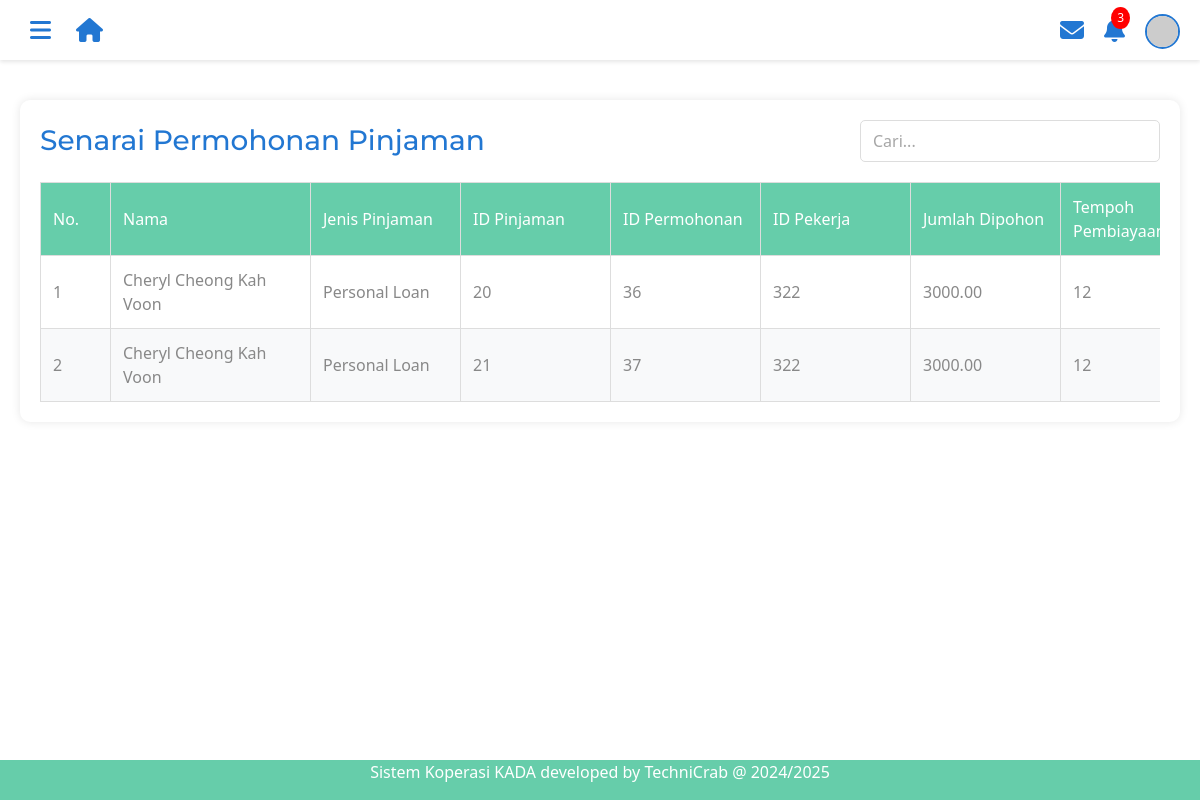
The app's page /senaraipembiayaan.php, older data.
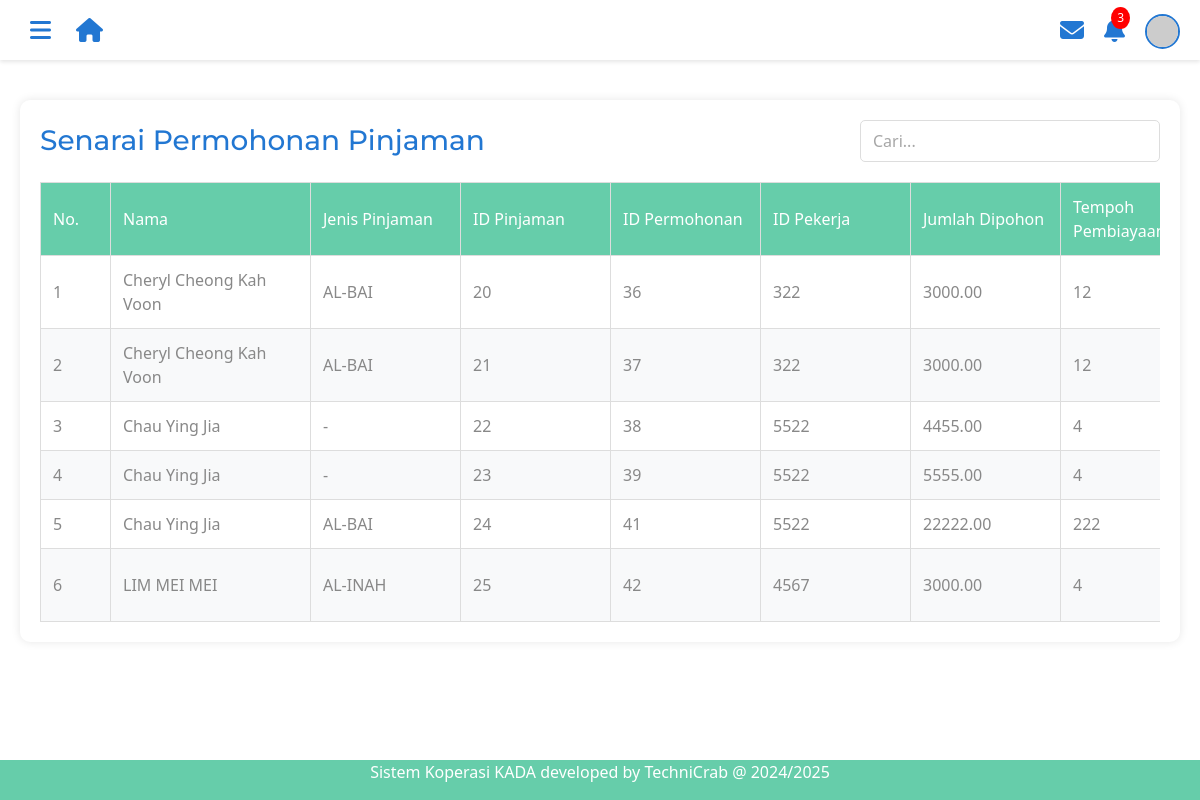
The same page, newer data.
### tables this page shows
CREATE TABLE `tb_loan` (
  `loanType` varchar(30) NOT NULL,
  `loanID` int(11) NOT NULL,
  `loanApplicationID` int(11) NOT NULL,
  `employeeID` int(4) NOT NULL,
  `amountRequested` decimal(10,2) NOT NULL COMMENT 'amount that want to pinjam',
  `financingPeriod` int(11) NOT NULL,
  `monthlyInstallments` decimal(10,2) NOT NULL,
  `employerName` varchar(100) NOT NULL,
  `employerIC` varchar(14) NOT NULL,
  `basicSalary` decimal(10,2) NOT NULL,
  `netSalary` decimal(10,2) NOT NULL,
  `basicSalaryFile` varchar(255) NOT NULL,
  `netSalaryFile` varchar(255) NOT NULL,
  `balance` decimal(10,2) DEFAULT NULL,
  `created_at` timestamp NOT NULL DEFAULT current_timestamp(),
  `updated_at` timestamp NOT NULL DEFAULT current_timestamp() ON UPDATE current_timestamp()
);

CREATE TABLE `tb_member` (
  `employeeID` int(4) NOT NULL,
  `memberName` varchar(255) NOT NULL,
  `email` varchar(255) DEFAULT NULL COMMENT 'Email address',
  `ic` varchar(20) NOT NULL,
  `maritalStatus` varchar(20) NOT NULL,
  `sex` varchar(10) DEFAULT NULL,
  `religion` varchar(50) DEFAULT NULL,
  `nation` varchar(50) DEFAULT NULL,
  `no_pf` varchar(50) DEFAULT NULL,
  `position` varchar(100) DEFAULT NULL COMMENT 'Job position',
  `phoneNumber` varchar(20) DEFAULT NULL COMMENT 'Primary contact number',
  `phoneHome` varchar(20) DEFAULT NULL COMMENT 'Home contact number',
  `monthlySalary` decimal(10,2) DEFAULT NULL COMMENT 'Monthly salary amount',
  `created_at` timestamp NOT NULL DEFAULT current_timestamp(),
  `updated_at` timestamp NOT NULL DEFAULT current_timestamp() ON UPDATE current_timestamp()
);

### senaraipembiayaan.php (the view, shortened to what this page needs)
<!DOCTYPE html>
<html lang="en">
<head>
  <link href="css/bootstrap.min (1).css" rel="stylesheet">
  <link rel="stylesheet" href="https://cdnjs.cloudflare.com/ajax/libs/font-awesome/6.5.1/css/all.min.css">
</head>
<body>
<div class="main-header">
    <div class="header-left">
        <button class="menu-button" id="menuButton">
            <i class="fas fa-bars"></i>
        </button>
        <a href="adminmainpage.php" class="home-button">
            <i class="fas fa-home"></i>
        </a>
    </div>
    <div class="top-right-icons">
        <div class="icon-button">
            <i class="fas fa-envelope"></i>
        </div>
        <div class="icon-button">
            <i class="fas fa-bell"></i>
            <span class="notification-badge">3</span>
        </div>
        <div class="icon-button">
            <img src="https://randomuser.me/api/portraits/men/32.jpg" alt="Profile" class="profile-pic">
        </div>
    </div>
</div>
<div class="tables-container" style="margin-top: 80px; padding: 20px;">
    <div class="table-wrapper" style="width: 100%; background: white; padding: 20px; border-radius: 10px; box-shadow: 0 0 10px rgba(0,0,0,0.1);">
        <div class="table-header" style="display: flex; justify-content: space-between; align-items: center; margin-bottom: 20px;">
            <h3 style="color: rgb(34, 119, 210); margin: 0;">Senarai Permohonan Pinjaman</h3>
            <div class="search-container">
                <input type="text" id="searchInput" class="form-control" style="width: 300px;" placeholder="Cari...">
            </div>
        </div>
        <div class="table-responsive">
            <table class="custom-table" id="dataTable">
                <thead>
                    <tr>
                        <th>No.</th>
                        <th>Nama</th>
                        <th>Jenis Pinjaman</th>
                        <th>ID Pinjaman</th>
                        <th>ID Permohonan</th>
                        <th>ID Pekerja</th>
                        <th>Jumlah Dipohon</th>
                        <th>Tempoh Pembiayaan</th>
                    </tr>
                </thead>
                <tbody>
                    <?php
                    include 'dbconnect.php';
                    $sql = "SELECT l.*, m.memberName
                           FROM tb_loan l
                           LEFT JOIN tb_member m ON l.employeeID = m.employeeID";
                    $result = $conn->query($sql);
                    if ($result->num_rows > 0) {
                        $count = 1;
                        while($row = $result->fetch_assoc()) {
                            echo "<tr>";
                            echo "<td>" . $count . "</td>";
                            echo "<td>" . (empty($row['memberName']) ? '-' : $row['memberName']) . "</td>";
                            echo "<td>" . (empty($row['loanType']) ? '-' : $row['loanType']) . "</td>";
                            echo "<td>" . $row['loanID'] . "</td>";
                            echo "<td>" . $row['loanApplicationID'] . "</td>";
                            echo "<td>" . $row['employeeID'] . "</td>";
                            echo "<td>" . $row['amountRequested'] . "</td>";
                            echo "<td>" . $row['financingPeriod'] . "</td>";
                            echo "</tr>";
                            $count++;
                        }
                    } else {
                        echo "<tr><td colspan='15'>Tiada rekod ditemui</td></tr>";
                    }
                    ?>
                </tbody>
            </table>
        </div>
    </div>
</div>
<?php include 'footer.php';?>

Row changes from the older to the newer data that the page shows:
changed tb_loan id 20: loanType "Personal Loan" → "AL-BAI"
changed tb_loan id 21: loanType "Personal Loan" → "AL-BAI"
added tb_loan: tb_member.memberName "Chau Ying Jia", loanID "22", loanApplicationID "38", employeeID "5522", amountRequested "4455.00", financingPeriod "4"
added tb_loan: tb_member.memberName "Chau Ying Jia", loanID "23", loanApplicationID "39", employeeID "5522", amountRequested "5555.00", financingPeriod "4"
added tb_loan: tb_member.memberName "Chau Ying Jia", loanType "AL-BAI", loanID "24", loanApplicationID "41", employeeID "5522", amountRequested "22222.00", financingPeriod "222"
added tb_loan: tb_member.memberName "LIM MEI MEI", loanType "AL-INAH", loanID "25", loanApplicationID "42", employeeID "4567", amountRequested "3000.00", financingPeriod "4"
